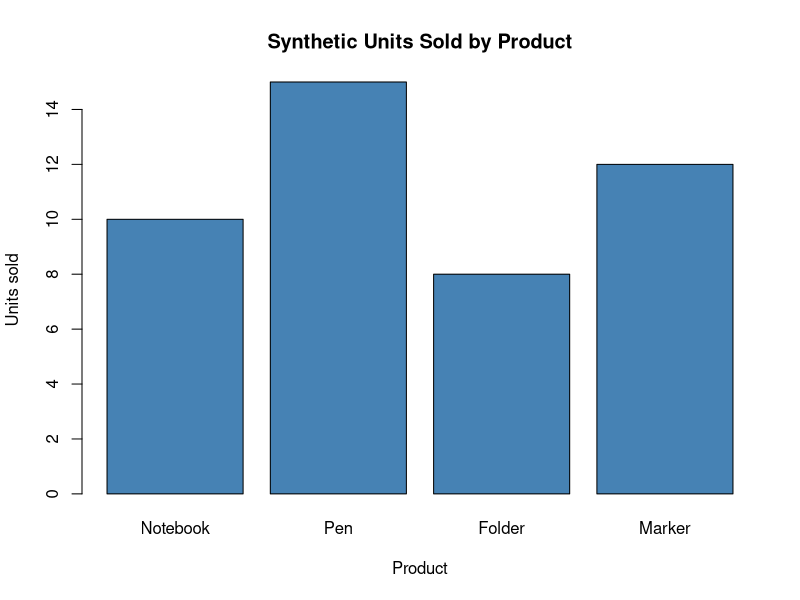

This figure's R source:
# Synthetic Retail Sales
# Author: Mohammad Aljarad
# AI assistance: ChatGPT helped draft and extract this illustrative workflow.
# Inputs: synthetic records below. Requires base R only.
# Outputs: console structure and records; chart in the active graphics device.

sales <- data.frame(
  product = c("Notebook", "Pen", "Folder", "Marker"),
  units = c(10, 15, 8, 12),
  unit_price = c(4, 2, 3, 5)
)

str(sales)

print(sales)

barplot(
  height = sales$units,
  names.arg = sales$product,
  main = "Synthetic Units Sold by Product",
  xlab = "Product",
  ylab = "Units sold",
  col = "steelblue"
)
